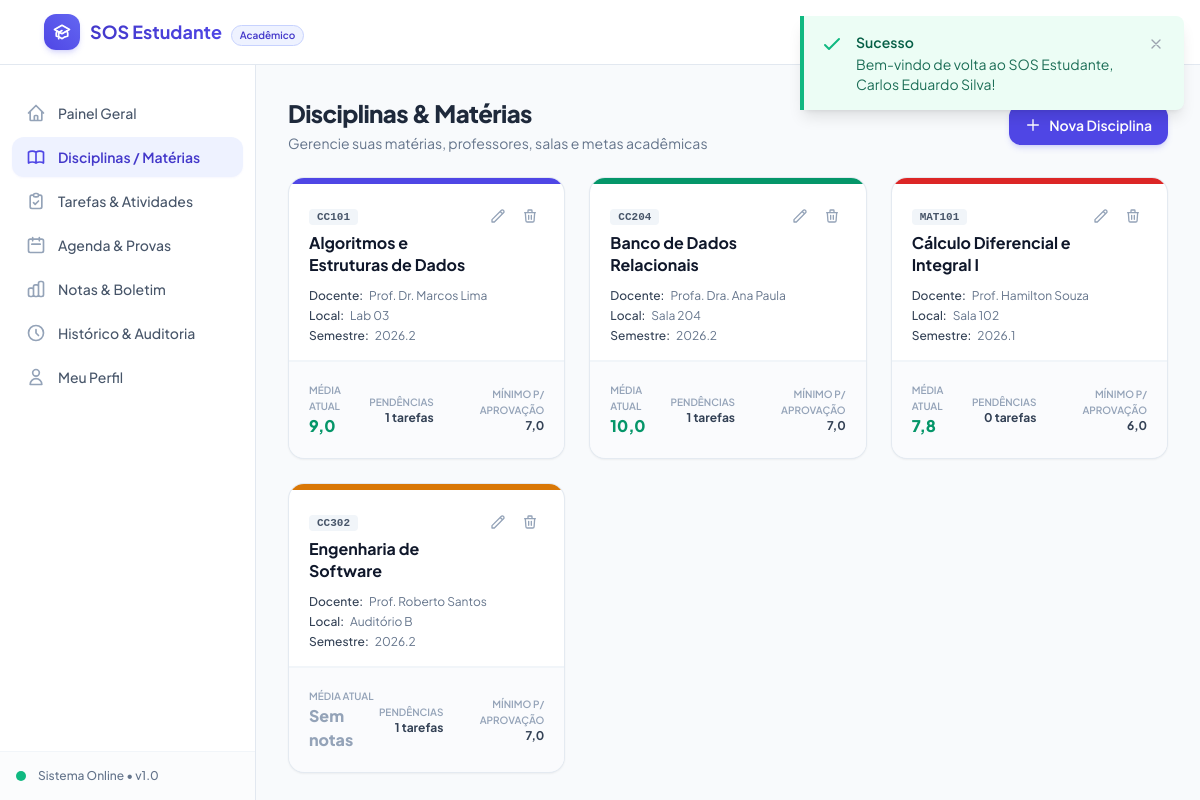
The page /index.php?route=subjects (signed in) on the database its author committed.
### tables this page shows
CREATE TABLE IF NOT EXISTS `disciplinas` (
  `id` INT AUTO_INCREMENT PRIMARY KEY,
  `usuario_id` INT NOT NULL,
  `nome` VARCHAR(120) NOT NULL,
  `codigo` VARCHAR(30) NULL,
  `professor` VARCHAR(120) NULL,
  `sala` VARCHAR(60) NULL,
  `cor` VARCHAR(20) NOT NULL DEFAULT '#4F46E5',
  `semestre` VARCHAR(30) NULL,
  `carga_horaria` INT NULL,
  `media_minima` DECIMAL(4,2) NOT NULL DEFAULT 7.00,
  `status` ENUM('em_andamento', 'aprovado', 'reprovado') NOT NULL DEFAULT 'em_andamento',
  `created_at` TIMESTAMP DEFAULT CURRENT_TIMESTAMP,
  `updated_at` TIMESTAMP DEFAULT CURRENT_TIMESTAMP ON UPDATE CURRENT_TIMESTAMP,
  CONSTRAINT `fk_disciplinas_usuario` FOREIGN KEY (`usuario_id`) 
    REFERENCES `usuarios` (`id`) ON DELETE CASCADE ON UPDATE CASCADE
);

### controllers/SubjectController.php (called while the page is built, shortened)
<?php
require_once __DIR__ . '/../middlewares/AuthMiddleware.php';
require_once __DIR__ . '/../services/SubjectService.php';
class SubjectController {
    private SubjectService $subjectService;
    public function __construct() {
        $this->subjectService = new SubjectService();
    }
    public function index(): void {
        $userId = AuthMiddleware::id();
        $subjects = $this->subjectService->getAll($userId);
        require __DIR__ . '/../views/subjects/index.php';
    }
}

### index.php (called while the page is built, shortened)
<?php
require_once APP_ROOT . '/config/app.php';
require_once APP_ROOT . '/config/bd.php';
$route = $_GET['route'] ?? '';
$route = trim($route, '/');
$method = $_SERVER['REQUEST_METHOD'] ?? 'GET';
try {
    Router::dispatch($route, $method);
} catch (Throwable $e) {
    $logFile = APP_ROOT . '/logs/app.log';
    $msg = "[" . date('Y-m-d H:i:s') . "] ERRO FATAL: " . $e->getMessage() . " em " . $e->getFile() . ":" . $e->getLine() . PHP_EOL;
    @file_put_contents($logFile, $msg, FILE_APPEND);
    if (env('APP_DEBUG', true)) {
        $errorMessage = $e->getMessage();
        $errorFile = $e->getFile() . ':' . $e->getLine();
        $errorTrace = $e->getTraceAsString();
    } else {
        $errorMessage = 'Ocorreu um erro interno ao processar sua solicitação.';
        $errorFile = '';
        $errorTrace = '';
    }
    http_response_code(500);
    require APP_ROOT . '/views/errors/500.php';
}

### config/app.php (called while the page is built, shortened)
<?php
function env($key, $default = null) {
    $val = getenv($key);
    if ($val === false) {
        return $_ENV[$key] ?? $_SERVER[$key] ?? $default;
    }
    return $val;
}

### config/bd.php (called while the page is built, shortened)
<?php
require_once __DIR__ . '/app.php';
class Database {
    private static ?PDO $instance = null;
    public static function getConnection(): ?PDO {
        if (self::$instance === null) {
            $host = env('DB_HOST', '127.0.0.1');
            $port = env('DB_PORT', '3306');
            $dbname = env('DB_NAME', 'sos_estudante');
            $user = env('DB_USER', 'root');
            $pass = env('DB_PASS', '');
            $charset = env('DB_CHARSET', 'utf8mb4');
            $dsn = "mysql:host={$host};port={$port};dbname={$dbname};charset={$charset}";
            $options = [
                PDO::ATTR_ERRMODE            => PDO::ERRMODE_EXCEPTION,
                PDO::ATTR_DEFAULT_FETCH_MODE => PDO::FETCH_ASSOC,
                PDO::ATTR_EMULATE_PREPARES   => false,
                PDO::MYSQL_ATTR_INIT_COMMAND => "SET NAMES {$charset} COLLATE utf8mb4_unicode_ci"
            ];
            try {
                self::$instance = new PDO($dsn, $user, $pass, $options);
            } catch (PDOException $e) {
                self::$lastError = $e->getMessage();
                $logFile = APP_ROOT . '/logs/app.log';
                $logMessage = "[" . date('Y-m-d H:i:s') . "] ERRO DE CONEXÃO BD: " . $e->getMessage() . PHP_EOL;
                @file_put_contents($logFile, $logMessage, FILE_APPEND);
                return null;
            }
        }
        return self::$instance;
    }
}
function getDB(): ?PDO {
    return Database::getConnection();
}

### middlewares/AuthMiddleware.php (called while the page is built, shortened)
<?php
require_once __DIR__ . '/../config/app.php';
class AuthMiddleware {
    public static function id(): ?int {
        return $_SESSION['user_id'] ?? null;
    }
}

### services/SubjectService.php (called while the page is built, shortened)
<?php
require_once __DIR__ . '/../models/Subject.php';
class SubjectService {
    private Subject $subjectModel;
    public function __construct() {
        $this->subjectModel = new Subject();
    }
    public function getAll(int $userId): array {
        return $this->subjectModel->allByUserId($userId);
    }
}

### models/Subject.php (called while the page is built, shortened)
<?php
require_once __DIR__ . '/../config/bd.php';
class Subject {
    private ?PDO $db;
    public function __construct() {
        $this->db = getDB();
    }
    public function allByUserId(int $userId): array {
        $sql = "SELECT d.*,
                (SELECT COUNT(*) FROM tarefas t WHERE t.disciplina_id = d.id AND t.status != 'concluida') AS tarefas_pendentes,
                (SELECT COUNT(*) FROM notas n WHERE n.disciplina_id = d.id) AS total_avaliacoes,
                (SELECT ROUND(SUM(n.nota_obtida * n.peso) / NULLIF(SUM(n.peso), 0), 2) FROM notas n WHERE n.disciplina_id = d.id) AS media_atual
                FROM disciplinas d
                WHERE d.usuario_id = :usuario_id
                ORDER BY d.nome ASC";
        $stmt = $this->db->prepare($sql);
        $stmt->execute([':usuario_id' => $userId]);
        return $stmt->fetchAll();
    }
}

### views/subjects/index.php (the view, shortened to what this page needs)
<?php
require_once __DIR__ . '/../layouts/header.php';
require_once __DIR__ . '/../layouts/navbar.php';
?>
<div class="flex-1 flex overflow-hidden">
    <?php require_once __DIR__ . '/../layouts/sidebar.php'; ?>
    <main class="flex-1 overflow-y-auto bg-slate-50 p-4 sm:p-6 lg:p-8">
        <div class="flex flex-col sm:flex-row sm:items-center sm:justify-between gap-4 mb-6">
            <div>
                <h1 class="text-2xl font-black text-slate-800 tracking-tight">Disciplinas & Matérias</h1>
                <p class="text-sm text-slate-500 mt-1">Gerencie suas matérias, professores, salas e metas acadêmicas</p>
            </div>
            <button type="button" onclick="Modal.open('new-subject-modal')" class="inline-flex items-center justify-center px-4 py-2.5 rounded-xl bg-brand-600 hover:bg-brand-700 text-white font-semibold text-sm shadow-md shadow-brand-500/20 transition">
                <svg class="w-4 h-4 mr-2" fill="none" viewBox="0 0 24 24" stroke="currentColor">
                    <path stroke-linecap="round" stroke-linejoin="round" stroke-width="2" d="M12 4v16m8-8H4" />
                </svg>
                Nova Disciplina
            </button>
        </div>
        <?php if (empty($subjects)): ?>
            <div class="bg-white rounded-2xl border border-slate-200 p-12 text-center max-w-lg mx-auto my-8">
                <div class="w-16 h-16 rounded-2xl bg-brand-50 text-brand-600 flex items-center justify-center mx-auto mb-4">
                    <svg class="w-8 h-8" fill="none" viewBox="0 0 24 24" stroke="currentColor">
                        <path stroke-linecap="round" stroke-linejoin="round" stroke-width="2" d="M12 6.253v13m0-13C10.832 5.477 9.246 5 7.5 5S4.168 5.477 3 6.253v13C4.168 18.477 5.754 18 7.5 18s3.332.477 4.5 1.253m0-13C13.168 5.477 14.754 5 16.5 5c1.747 0 3.332.477 4.5 1.253v13C19.832 18.477 18.247 18 16.5 18c-1.746 0-3.332.477-4.5 1.253" />
                    </svg>
                </div>
                <h3 class="text-lg font-bold text-slate-800">Nenhuma disciplina cadastrada</h3>
                <p class="text-sm text-slate-500 mt-2 mb-6">Cadastre as matérias do seu semestre para vincular tarefas, eventos e notas.</p>
                <button type="button" onclick="Modal.open('new-subject-modal')" class="px-5 py-2.5 rounded-xl bg-brand-600 text-white font-semibold text-sm shadow hover:bg-brand-700 transition">
                    Adicionar Primeira Disciplina
                </button>
            </div>
        <?php else: ?>
            <div class="grid grid-cols-1 md:grid-cols-2 lg:grid-cols-3 gap-6">
                <?php foreach ($subjects as $s): ?>
                    <div class="bg-white rounded-2xl border border-slate-200/90 shadow-sm hover:shadow-md transition flex flex-col justify-between overflow-hidden">
                        <div class="p-5 pb-4 border-b border-slate-100 relative">
                            <div class="absolute top-0 left-0 right-0 h-1.5" style="background-color: <?= htmlspecialchars($s['cor']) ?>;"></div>
                            <div class="flex items-start justify-between gap-2 mt-1">
                                <div>
                                    <span class="text-[11px] font-bold font-mono uppercase px-2 py-0.5 rounded bg-slate-100 text-slate-600">
                                        <?= htmlspecialchars($s['codigo'] ?: 'S/ CÓDIGO') ?>
                                    </span>
                                    <h3 class="text-base font-bold text-slate-900 mt-1.5 leading-snug"><?= htmlspecialchars($s['nome']) ?></h3>
                                </div>
                                <div class="flex items-center space-x-1">
                                    <button type="button"
                                            onclick='openEditSubjectModal(<?= json_encode($s, JSON_HEX_TAG | JSON_HEX_APOS | JSON_HEX_QUOT | JSON_HEX_AMP) ?>)'
                                            class="p-1.5 rounded-lg text-slate-400 hover:text-brand-600 hover:bg-brand-50 transition" title="Editar">
                                        <svg class="w-4 h-4" fill="none" viewBox="0 0 24 24" stroke="currentColor">
                                            <path stroke-linecap="round" stroke-linejoin="round" stroke-width="2" d="M15.232 5.232l3.536 3.536m-2.036-5.036a2.5 2.5 0 113.536 3.536L6.5 21.036H3v-3.572L16.732 3.732z" />
                                        </svg>
                                    </button>
                                    <form action="index.php?route=subjects/delete" method="POST" class="inline" data-confirm="Deseja realmente excluir esta disciplina? As tarefas, eventos e notas associados poderão ser afetados.">
                                        <button type="submit" class="p-1.5 rounded-lg text-slate-400 hover:text-rose-600 hover:bg-rose-50 transition" title="Excluir">
                                            <svg class="w-4 h-4" fill="none" viewBox="0 0 24 24" stroke="currentColor">
                                                <path stroke-linecap="round" stroke-linejoin="round" stroke-width="2" d="M19 7l-.867 12.142A2 2 0 0116.138 21H7.862a2 2 0 01-1.995-1.858L5 7m5 4v6m4-6v6m1-10V4a1 1 0 00-1-1h-4a1 1 0 00-1 1v3M4 7h16" />
                                            </svg>
                                        </button>
                                    </form>
                                </div>
                            </div>
                            <div class="mt-3 space-y-1 text-xs text-slate-500">
                                <?php if (!empty($s['professor'])): ?>
                                    <p class="flex items-center truncate">
                                        <span class="font-medium text-slate-700 mr-1.5">Docente:</span> <?= htmlspecialchars($s['professor']) ?>
                                    </p>
                                <?php endif; ?>
                                <?php if (!empty($s['sala'])): ?>
                                    <p class="flex items-center">
                                        <span class="font-medium text-slate-700 mr-1.5">Local:</span> <?= htmlspecialchars($s['sala']) ?>
                                    </p>
                                <?php endif; ?>
                                <?php if (!empty($s['semestre'])): ?>
                                    <p class="flex items-center">
                                        <span class="font-medium text-slate-700 mr-1.5">Semestre:</span> <?= htmlspecialchars($s['semestre']) ?>
                                    </p>
                                <?php endif; ?>
                            </div>
                        </div>
                        <div class="p-5 bg-slate-50/70 border-t border-slate-100 flex items-center justify-between text-xs">
                            <div>
                                <span class="block text-slate-400 text-[10px] font-semibold uppercase">Média Atual</span>
                                <span class="text-base font-extrabold <?= ($s['media_atual'] !== null && $s['media_atual'] >= $s['media_minima']) ? 'text-emerald-600' : ($s['media_atual'] !== null ? 'text-amber-600' : 'text-slate-400') ?>">
                                    <?= $s['media_atual'] !== null ? number_format($s['media_atual'], 1, ',', '.') : 'Sem notas' ?>
                                </span>
                            </div>
                            <div class="text-right">
                                <span class="block text-slate-400 text-[10px] font-semibold uppercase">Pendências</span>
                                <span class="text-xs font-bold text-slate-700">
                                    <?= $s['tarefas_pendentes'] ?> tarefas
                                </span>
                            </div>
                            <div class="text-right">
                                <span class="block text-slate-400 text-[10px] font-semibold uppercase">Mínimo p/ Aprovação</span>
                                <span class="text-xs font-bold text-slate-700">
                                    <?= number_format($s['media_minima'], 1, ',', '.') ?>
                                </span>
                            </div>
                        </div>
                    </div>
                <?php endforeach; ?>
            </div>
        <?php endif; ?>
    </main>
</div>
<?php require_once __DIR__ . '/../layouts/footer.php'; ?>

### assets/css/custom.css (style rules this page uses)
html { scroll-behavior: smooth; -webkit-tap-highlight-color: transparent; }
body { font-family: system-ui, -apple-system, BlinkMacSystemFont, 'Segoe UI', Roboto, Oxygen, Ubuntu, Cantarell, 'Open Sans', 'Helvetica Neue', sans-serif; }

### rows shown on the page
disciplinas: codigo "CC101", nome "Algoritmos e Estruturas de Dados", professor "Prof. Dr. Marcos Lima", sala "Lab 03", semestre "2026.2", media_atual "9,0", tarefas_pendentes "1", media_minima "7,0"
disciplinas: codigo "CC204", nome "Banco de Dados Relacionais", professor "Profa. Dra. Ana Paula", sala "Sala 204", semestre "2026.2", media_atual "10,0", tarefas_pendentes "1", media_minima "7,0"
disciplinas: codigo "MAT101", nome "Cálculo Diferencial e Integral I", professor "Prof. Hamilton Souza", sala "Sala 102", semestre "2026.1", media_atual "7,8", tarefas_pendentes "0", media_minima "6,0"
disciplinas: codigo "CC302", nome "Engenharia de Software", professor "Prof. Roberto Santos", sala "Auditório B", semestre "2026.2", shows "Sem notas", tarefas_pendentes "1", media_minima "7,0"

### other values the page prints
$item['label'] "Painel Geral"
$item['label'] "Disciplinas / Matérias"
$item['label'] "Tarefas & Atividades"
$item['label'] "Agenda & Provas"
$item['label'] "Notas & Boletim"
$item['label'] "Histórico & Auditoria"
$item['label'] "Meu Perfil"
